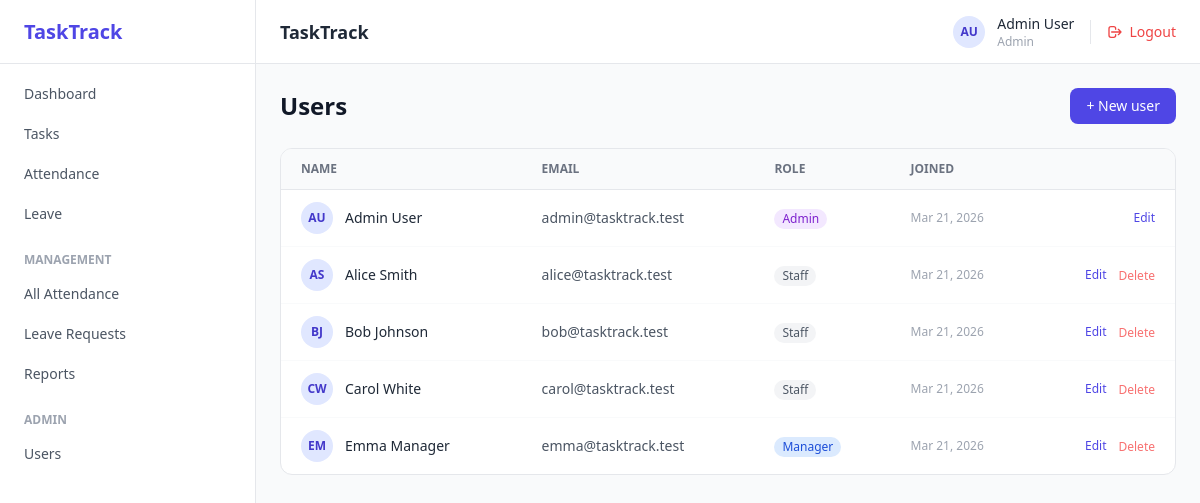
The app's page /?page=user/list (signed in) with its own data.
### tables this page shows
CREATE TABLE IF NOT EXISTS users (
    id         INT AUTO_INCREMENT PRIMARY KEY,
    name       VARCHAR(100) NOT NULL,
    email      VARCHAR(150) NOT NULL UNIQUE,
    password   VARCHAR(255) NOT NULL,
    role       ENUM('admin','manager','staff') DEFAULT 'staff',
    created_at DATETIME DEFAULT CURRENT_TIMESTAMP
);

### init/db.init.php (called while the page is built, shortened)
<?php
$db_host = 'localhost';
$db_name = 'tasktrack';
$db_user = 'root';
$db_pass = '';
function db()
{
    global $db_host, $db_name, $db_user, $db_pass;
    static $conn = null;
    if ($conn === null) {
        try {
            $conn = new PDO(
                "mysql:host=$db_host;dbname=$db_name;charset=utf8mb4",
                $db_user,
                $db_pass
            );
            $conn->setAttribute(PDO::ATTR_ERRMODE, PDO::ERRMODE_EXCEPTION);
            $conn->setAttribute(PDO::ATTR_DEFAULT_FETCH_MODE, PDO::FETCH_ASSOC);
        } catch (PDOException $e) {
            die('
                <div style="font-family:sans-serif;padding:40px;text-align:center">
                    <h2 style="color:red">Database Connection Failed</h2>
                    <p>' . $e->getMessage() . '</p>
                    <p>Please make sure MySQL is running in XAMPP</p>
                </div>
            ');
        }
    }
    return $conn;
}
function getRows($sql, $params = [])
{
    $stmt = db()->prepare($sql);
    $stmt->execute($params);
    return $stmt->fetchAll();
}

### init/func/user.func.php (called while the page is built, shortened)
<?php
function loggedInUser()
{
    return $_SESSION['user'] ?? null;
}
function getAllUsers()
{
    return getRows('SELECT * FROM users ORDER BY name');
}

### init/init.php (called while the page is built, shortened)
<?php
function e($value)
{
    return htmlspecialchars((string) ($value ?? ''), ENT_QUOTES, 'UTF-8');
}
function getInitials($name)
{
    $parts = explode(' ', trim($name));
    $first = strtoupper(substr($parts[0], 0, 1));
    $last = strtoupper(substr(end($parts), 0, 1));
    return $first . $last;
}

### page/user/list.php (the view, shortened to what this page needs)
<?php
$me         = loggedInUser();
$users      = getAllUsers();
?>
<div class="mb-6 flex items-center justify-between">
    <h1 class="text-2xl font-semibold text-gray-900">Users</h1>
    <button onclick="document.getElementById('create_modal').classList.remove('hidden')"
            class="px-4 py-2 bg-indigo-600 hover:bg-indigo-700 text-white text-sm font-medium rounded-lg">
        + New user
    </button>
</div>
<div class="bg-white rounded-xl border border-gray-200 overflow-hidden">
    <table class="w-full text-sm">
        <thead class="bg-gray-50 border-b border-gray-200">
            <tr>
                <th class="text-left px-5 py-3 text-xs font-semibold text-gray-500 uppercase">Name</th>
                <th class="text-left px-5 py-3 text-xs font-semibold text-gray-500 uppercase">Email</th>
                <th class="text-left px-5 py-3 text-xs font-semibold text-gray-500 uppercase">Role</th>
                <th class="text-left px-5 py-3 text-xs font-semibold text-gray-500 uppercase">Joined</th>
                <th class="px-5 py-3"></th>
            </tr>
        </thead>
        <tbody class="divide-y divide-gray-50">
            <?php
            $role_badge = ['admin'=>'bg-purple-100 text-purple-700','manager'=>'bg-blue-100 text-blue-700','staff'=>'bg-gray-100 text-gray-600'];
            foreach ($users as $u):
            ?>
            <tr class="hover:bg-gray-50">
                <td class="px-5 py-3">
                    <div class="flex items-center gap-3">
                        <div class="w-8 h-8 rounded-full bg-indigo-100 flex items-center justify-center
                                    text-indigo-700 text-xs font-bold">
                            <?= e(getInitials($u['name'])) ?>
                        </div>
                        <span class="font-medium text-gray-800"><?= e($u['name']) ?></span>
                    </div>
                </td>
                <td class="px-5 py-3 text-gray-600"><?= e($u['email']) ?></td>
                <td class="px-5 py-3">
                    <span class="inline-flex items-center px-2 py-0.5 rounded-full text-xs font-medium
                                 <?= $role_badge[$u['role']] ?? '' ?>">
                        <?= ucfirst($u['role']) ?>
                    </span>
                </td>
                <td class="px-5 py-3 text-gray-400 text-xs">
                    <?= date('M j, Y', strtotime($u['created_at'])) ?>
                </td>
                <td class="px-5 py-3">
                    <div class="flex items-center gap-3 justify-end">
                        <button onclick="openEdit(<?= $u['id'] ?>,'<?= addslashes($u['name']) ?>','<?= addslashes($u['email']) ?>','<?= $u['role'] ?>')"
                                class="text-xs text-indigo-600 hover:underline">Edit</button>
                        <?php if ($u['id'] !== (int)$me['id']): ?>
                        <form method="POST" action="./?page=user/list">
                            <button type="submit"
                                    onclick="return confirm('Delete <?= addslashes($u['name']) ?>?')"
                                    class="text-xs text-red-400 hover:text-red-600">Delete</button>
                        </form>
                        <?php endif; ?>
                    </div>
                </td>
            </tr>
            <?php endforeach; ?>
        </tbody>
    </table>
</div>

### include/header.inc.php (style rules this page uses)
html, body { height: 100%; margin: 0; padding: 0; }

### records on screen
users: name "AU", name "Admin User", email "admin@tasktrack.test", role "Admin", created_at "Mar 21, 2026"
users: name "AS", name "Alice Smith", email "alice@tasktrack.test", role "Staff", created_at "Mar 21, 2026"
users: name "BJ", name "Bob Johnson", email "bob@tasktrack.test", role "Staff", created_at "Mar 21, 2026"
users: name "CW", name "Carol White", email "carol@tasktrack.test", role "Staff", created_at "Mar 21, 2026"
users: name "EM", name "Emma Manager", email "emma@tasktrack.test", role "Manager", created_at "Mar 21, 2026"

### other values on screen
$item['label'] "Dashboard"
$item['label'] "Tasks"
$item['label'] "Attendance"
$item['label'] "Leave"
$page_title "TaskTrack"
getInitials($me['name']) "AU"
$me['name'] "Admin User"
$me['role'] "Admin"
